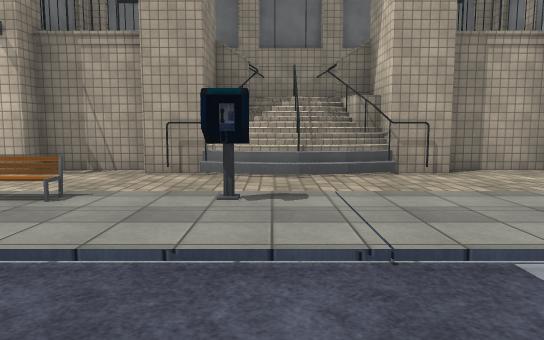
View 1 (above)

24 first-person views from a walk through a 3-D level made in the Unity game engine. The camera is 1.4 m above the floor, tilts 6° down and sees 70° across. The floor is counted in squares, 2 m on a side. Each view is taken from the middle of a square. On the plan, view 1 faces up. The plan holds only what a view shows up to about 11 squares ahead; the rest is blank. The place goes on beyond the plan. The player is left out. Some surface patterns are stand-ins.

View 2
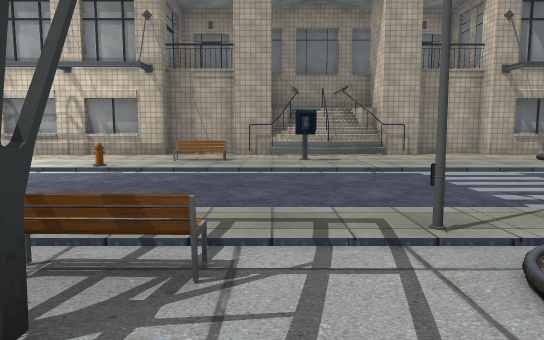

View 3
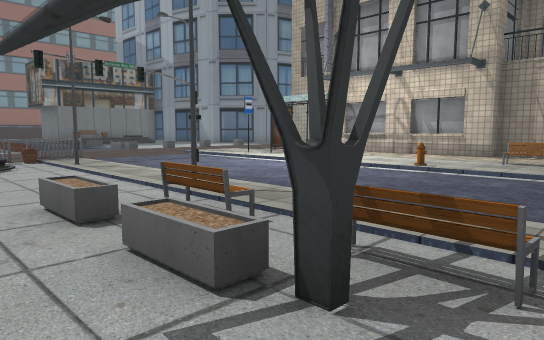

View 4
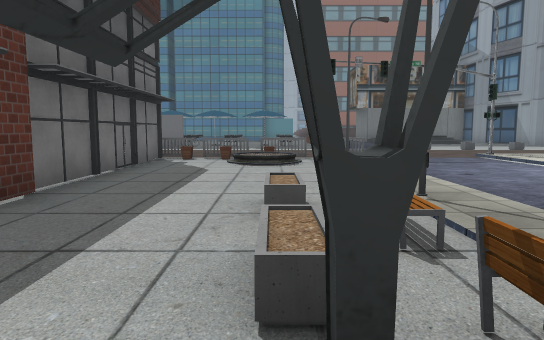

View 5
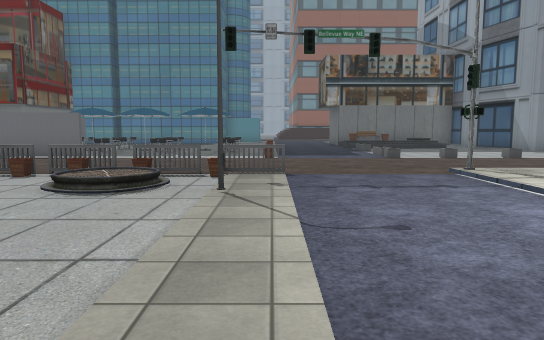

View 6
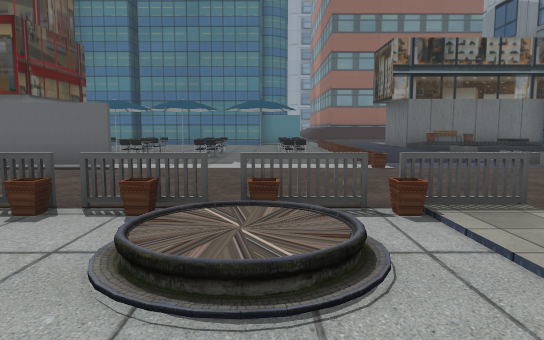

View 7
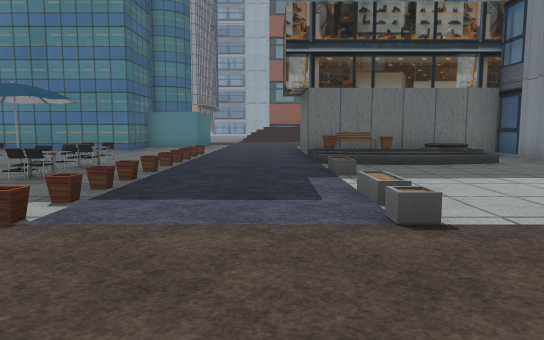

View 8
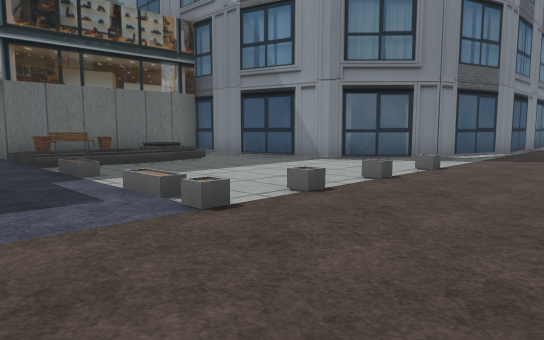

View 9
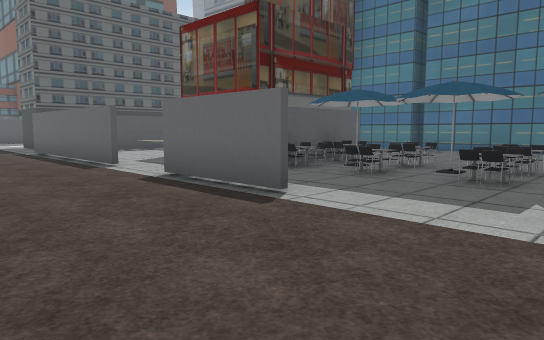

View 10
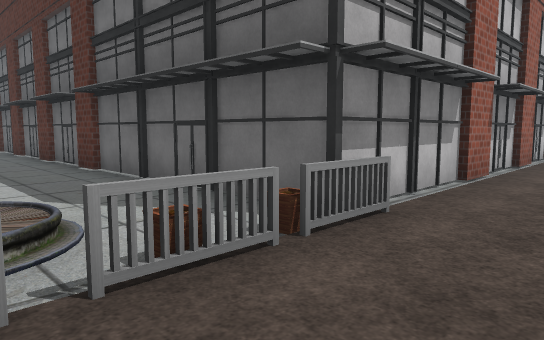

View 11
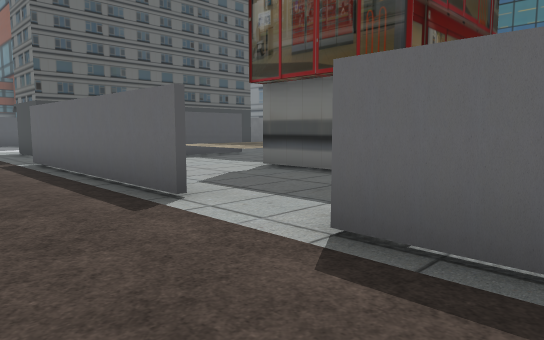

View 12
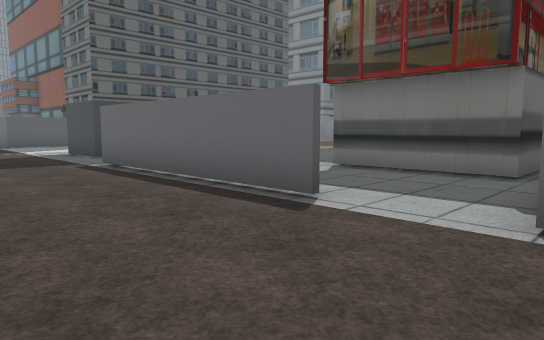

View 13
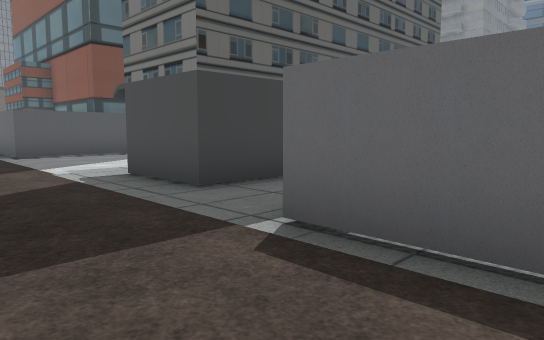

View 14
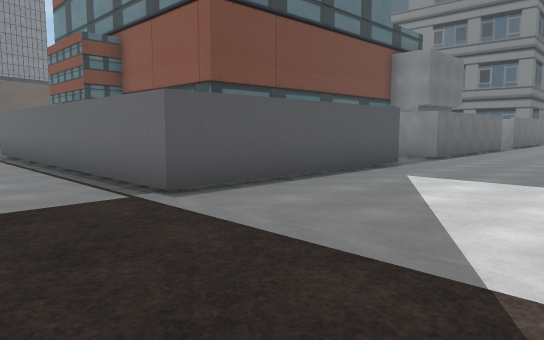

View 15
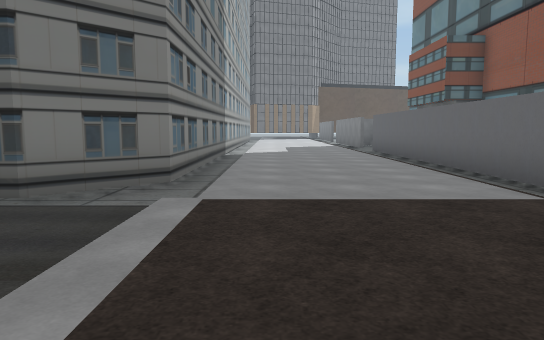

View 16
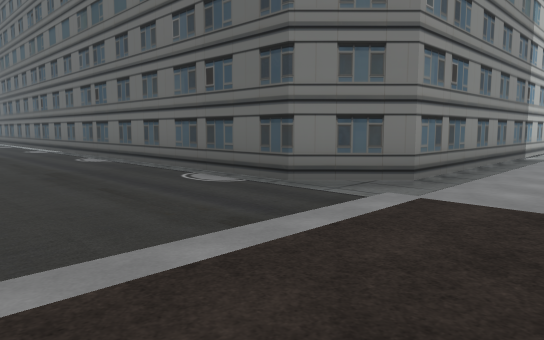

View 17
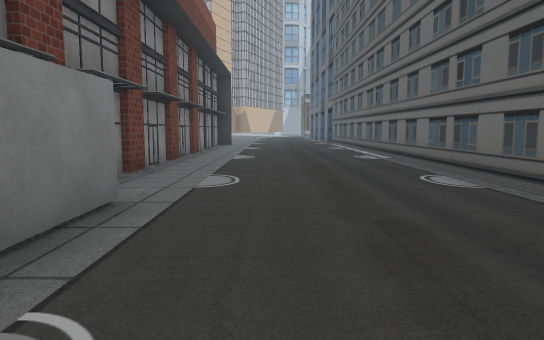

View 18
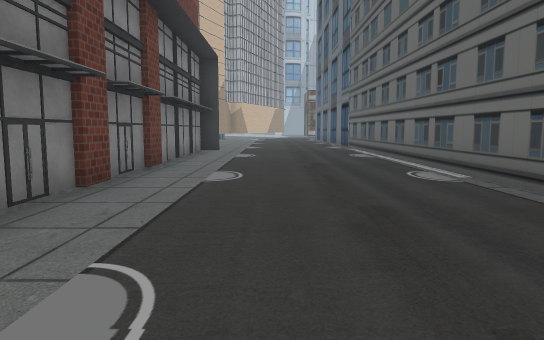

View 19
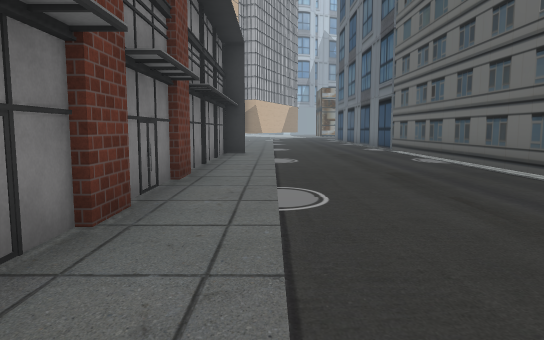

View 20
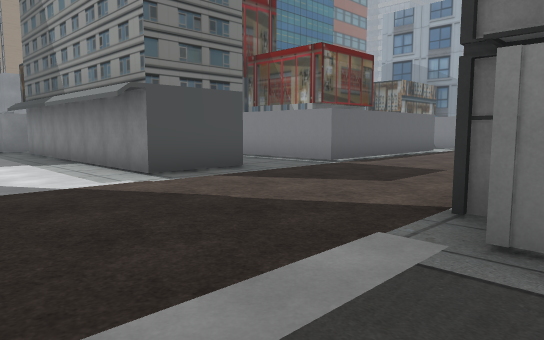

View 21
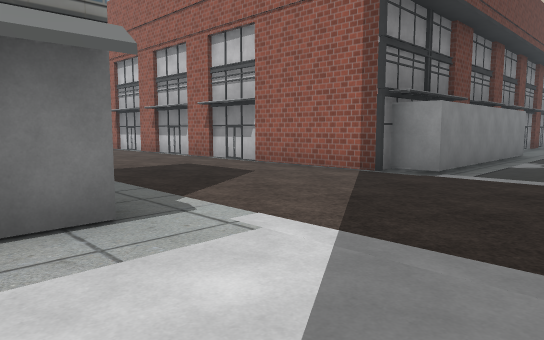

View 22
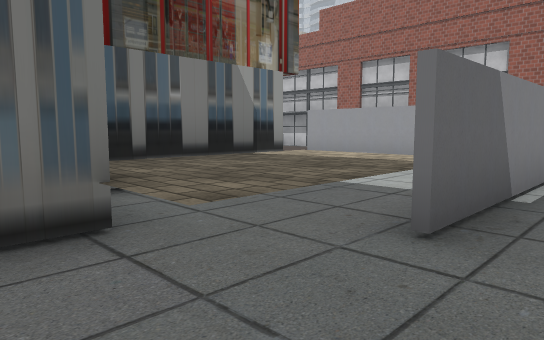

View 23
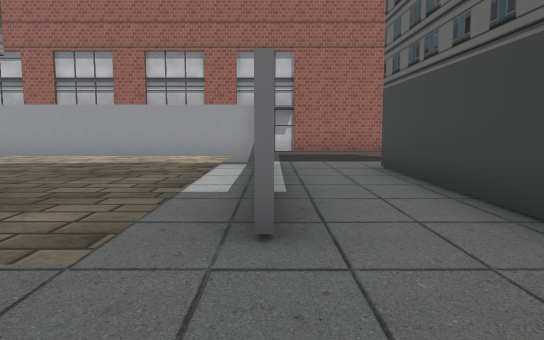

View 24
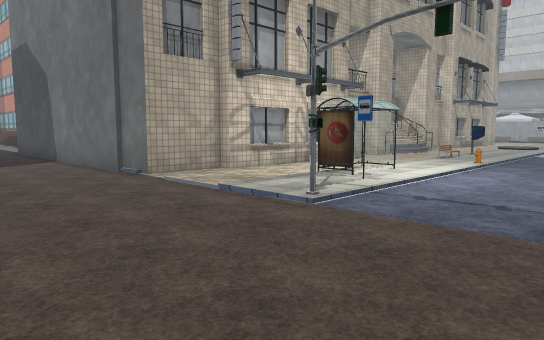

### Floor plan
Key: @ floor where view 1 was taken; # wall or solid block; . main floor; : floor 0.25 m higher than the main floor; / step, stairs or slope; = window, fence, low wall or low ledge; ^ raised ledge; B bench; H hydrant; F fence; P pot; U umbrella; O other object.
Columns run from 22 left of view 1 to 9 right of it. Each row starts with its distance up from view 1.
 11        #....#
 10        #....#
  9       ##....#
  8     ###.....#        ####
  7  ####.../...#     ####/#####
  6  #/.........#######.##/=#..##
  5 #  /..../...................
  4 # O/........///////////////
  3 # B/........::O/O:::B:O:::/
  2 #/P///.//...#/////H///////
  1 ..........................
  0 ......................@..
 -1 ......///...F...........
 -2 ...OOO......F.#../B//B#/
 -3 ....OU......P:...///=./
 -4  ....U......F/........
 -5  ..OOO......FP.........
 -6  ...OO......############
 -7  ...UO..#...#
 -8  ..OOOO #...#
 -9   ..........#
-10    ##.......#
-11     #...#...#
-12     #...#...#
-13   ^^^^..#...#
-14 ##^^^^..#...#
-15 .^^^^^..#...#
-16 ...######...#
-17 ............#
-18    #####....#
-19    #####....##      ############
-20 ########.....######............#
-21  ...............................
-22   ..............................
-23 ................................
-24 ................................
-25 #..######.....##################
-26 #      /#....##
-27         #....#
-28    //   #....#
-29   ###   #....#
-30     #   #....#
-31     #   #....#
-32     #   #....#

Where each view was taken, in squares from view 1:
view 1: 0 up, 0 right, facing up
view 2: 4 down, 1 left, facing up
view 3: 4 down, 1 left, facing up-left
view 4: 3 down, 1 left, facing left
view 5: 1 down, 4 left, facing left
view 6: 3 down, 7 left, facing left
view 7: 1 up, 11 left, facing left
view 8: 0 up, 11 left, facing up-left
view 9: 3 down, 11 left, facing down-left
view 10: 3 down, 12 left, facing down-right
view 11: 7 down, 12 left, facing down-left
view 12: 8 down, 11 left, facing down-left
view 13: 14 down, 12 left, facing down-left
view 14: 21 down, 12 left, facing down-left
view 15: 21 down, 11 left, facing down
view 16: 21 down, 12 left, facing down-right
view 17: 22 down, 8 left, facing right
view 18: 22 down, 4 left, facing right
view 19: 21 down, 2 left, facing right
view 20: 23 down, 9 left, facing up-left
view 21: 23 down, 16 left, facing up-right
view 22: 17 down, 22 left, facing up-right
view 23: 16 down, 22 left, facing right
view 24: 1 down, 14 left, facing up-right
